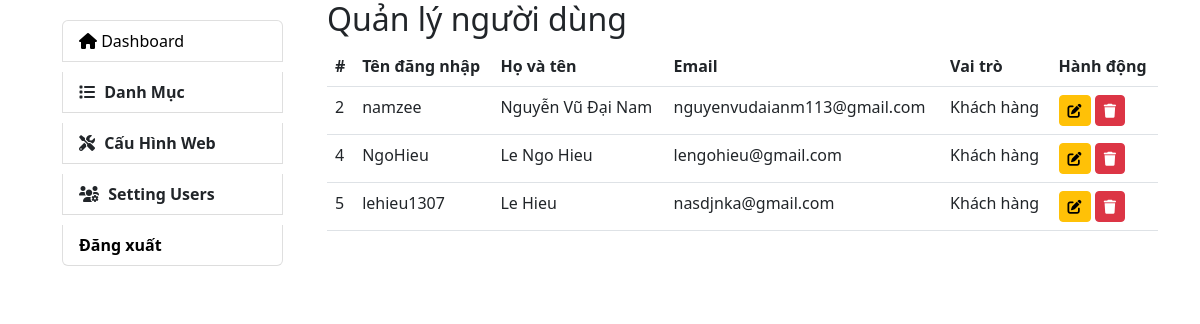
The page /backend/admin/user/index.php (signed in) on the database its author committed.
### tables this page shows
CREATE TABLE `users` (
  `id_user` int(11) NOT NULL,
  `username` varchar(255) NOT NULL,
  `email` varchar(255) NOT NULL,
  `password` varchar(255) NOT NULL,
  `fullname` varchar(255) NOT NULL,
  `role` tinyint(4) NOT NULL DEFAULT 1,
  `del_user` tinyint(4) NOT NULL DEFAULT 0
);

### backend/admin/user/index.php (the view, shortened to what this page needs)
<!DOCTYPE html>
<html lang="en">
<head>
    <link rel="stylesheet" href="https://cdn.jsdelivr.net/npm/bootstrap@5.2.0/dist/css/bootstrap.min.css">
    <link rel="stylesheet" href="https://cdnjs.cloudflare.com/ajax/libs/font-awesome/5.15.4/css/all.min.css">
</head>
<body>
    <div class="container">
        <div class="row">
            <div class="col-3">
                <?php require_once "../../layouts/sidebar.php"; ?>
            </div>
            <div class="col-9">
                <h2>Quản lý người dùng</h2>
                <table class="table">
                    <thead>
                        <tr>
                            <th>#</th>
                            <th>Tên đăng nhập</th>
                            <th>Họ và tên</th>
                            <th>Email</th>
                            <th>Vai trò</th>
                            <th>Hành động</th>
                        </tr>
                    </thead>
                    <tbody>
                        <?php
                        $id_check=$_SESSION['user']['id_user'];
                        $sql = "SELECT * FROM users WHERE id_user != $id_check";
                        $result = mysqli_query($conn, $sql);
                        if (mysqli_num_rows($result) > 0) {
                            while ($row = mysqli_fetch_assoc($result)) {
                                echo "<tr>";
                                echo "<td>" . $row['id_user'] . "</td>";
                                echo "<td>" . $row['username'] . "</td>";
                                echo "<td>" . $row['fullname'] . "</td>";
                                echo "<td>" . $row['email'] . "</td>";
                                if($row['role']==1){
                                    echo "<td>Khách hàng</td>";
                                }else if($row['role']==2){
                                    echo "<td>Admin</td>";
                                }else{
                                    echo "<td>Không xác định</td>";
                                }
                                echo "<td>
                                        <a href='edit.php?id=" . $row['id_user'] . "' class='btn btn-warning btn-sm'>
                                            <i class='fas fa-edit'></i>
                                        </a>
                                        <a href='delete.php?id=" . $row['id_user'] . "' class='btn btn-danger btn-sm'>
                                            <i class='fas fa-trash'></i>
                                        </a>
                                    </td>";
                                echo "</tr>";
                            }
                        } else {
                            echo "<tr><td colspan='4'>Không có danh mục nào.</td></tr>";
                        }
                        ?>
                    </tbody>
                </table>
            </div>
        </div>
    </div>
</body>
</html>

### rows shown on the page
users: id_user "2", username "namzee", fullname "Nguyễn Vũ Đại Nam", email "nguyenvudaianm113@gmail.com", role "Khách hàng"
users: id_user "4", username "NgoHieu", fullname "Le Ngo Hieu", email "lengohieu@gmail.com", role "Khách hàng"
users: id_user "5", username "lehieu1307", fullname "Le Hieu", email "nasdjnka@gmail.com", role "Khách hàng"
